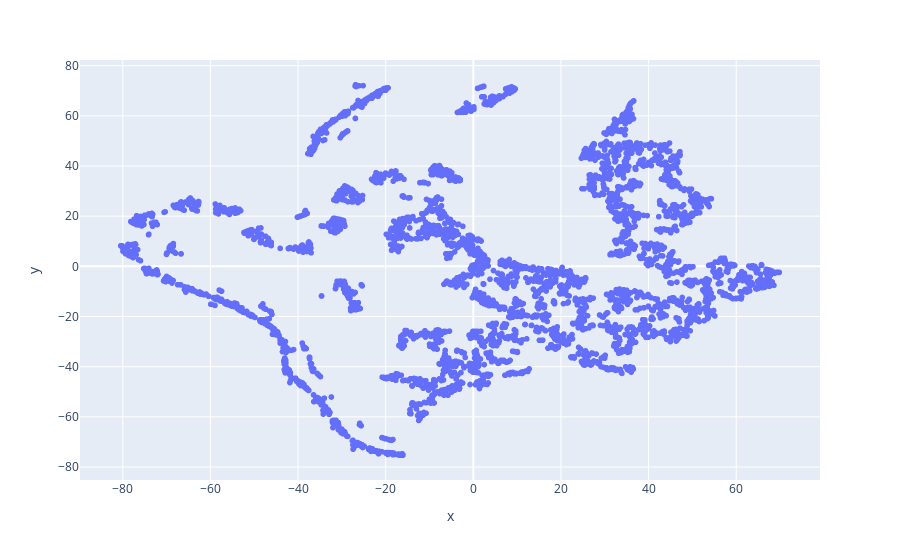

Notebook code for this chart:
### Code cell
px.scatter(X_tr, x="x", y="y")

### Figure 1 — Plotly figure (JSON) as saved in the notebook; plotly's stock layout.template omitted (floating-point values rounded to 4 significant figures; data arrays with more than 128 entries replaced by an {"elided": "..."} marker saying what was removed)
{"data": [{"hovertemplate": "x=%{x}<br>y=%{y}<extra></extra>", "legendgroup": "", "marker": {"color": "#636efa", "symbol": "circle"}, "mode": "markers", "name": "", "showlegend": false, "type": "scattergl", "x": {"elided": "4314 float values"}, "xaxis": "x", "y": {"elided": "4314 float values"}, "yaxis": "y"}], "layout": {"autosize": true, "legend": {"tracegroupgap": 0}, "margin": {"t": 60}, "xaxis": {"anchor": "y", "autorange": true, "domain": [0, 1], "range": [-89.76, 79.12], "title": {"text": "x"}, "type": "linear"}, "yaxis": {"anchor": "x", "autorange": true, "domain": [0, 1], "range": [-86.75, 83.83], "title": {"text": "y"}, "type": "linear"}}}
